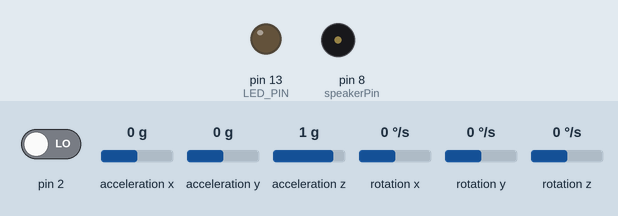
This sketch was run on a simulated Arduino Uno, built with avr-gcc and run on an emulated ATmega328P. Shown: output pins drawn as LEDs (lit = HIGH), buzzer (waves = sounding). Dashed ring = blinking. The test bench sets the inputs (shaded band); at power-on: pin 2 LOW, acceleration x 0 g, acceleration y 0 g, acceleration z 1 g, rotation x 0 °/s, rotation y 0 °/s, rotation z 0 °/s. The sensor or clock chip raises its interrupt line as the real part does; what the sketch prints to the serial monitor is not drawn.

Above: at 0.1 s.
At 0.69 s:
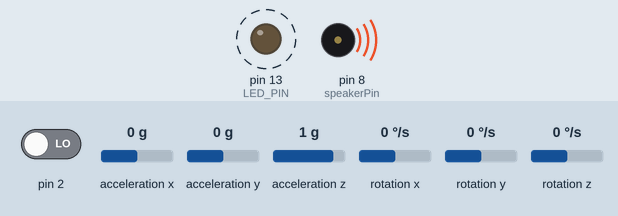
Timing chart, 0 to 3.5 s (numbered marks = the images above):
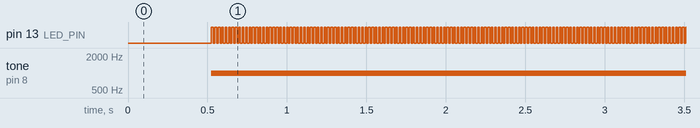

Measured:
- by itself, pin 13 (LED_PIN): alternates HIGH for 0.01 s and LOW for 0.01 s
- by itself, tone on pin 8 (speakerPin): silent → 1000 Hz at 0.53 s

The sketch:

exercise_13.ino
```cpp
#include "I2Cdev.h"
#include "MPU6050_6Axis_MotionApps20.h"
#include "Wire.h"

MPU6050 mpu;

int LED_PIN  = 13;
int speakerPin = 8;
int hertz;
bool blinkState = false;

// MPU control/status vars
bool dmpReady = false;  // set true if DMP init was successful
uint8_t mpuIntStatus;   // holds actual interrupt status byte from MPU
uint8_t devStatus;      // return status after each device operation (0 = success, !0 = error)
uint16_t packetSize;    // expected DMP packet size (default is 42 bytes)
uint16_t fifoCount;     // count of all bytes currently in FIFO
uint8_t fifoBuffer[64]; // FIFO storage buffer

// orientation/motion vars
Quaternion q;           // [w, x, y, z]         quaternion container
VectorFloat gravity;    // [x, y, z]            gravity vector
float ypr[3];           // [yaw, pitch, roll]   yaw/pitch/roll container and gravity vector

// ================================================================
// ===               INTERRUPT DETECTION ROUTINE                ===
// ================================================================

volatile bool mpuInterrupt = false;     // indicates whether MPU interrupt pin has gone high
void dmpDataReady() {
    mpuInterrupt = true;
}


// ================================================================
// ===                      INITIAL SETUP                       ===
// ================================================================

void setup() {
    pinMode(speakerPin, OUTPUT);

    Wire.begin();

    Serial.begin(115200);
    while (!Serial); // wait for Leonardo enumeration, others continue immediately

    // initialize device
    Serial.println("Initializing I2C devices...");
    mpu.initialize();

    // verify connection
    Serial.println("Testing device connections...");
    Serial.println(mpu.testConnection() ? "MPU6050 connection successful" : "MPU6050 connection failed");

    // load and configure the DMP
    Serial.println("Initializing DMP...");
    devStatus = mpu.dmpInitialize();

    // supply your own gyro offsets here
    Serial.println("setting offsets");
    mpu.setXAccelOffset(1463); // alter this offset for your accelerometer X
    mpu.setYAccelOffset(-177); // alter this offset for your accelerometer Y
    mpu.setZAccelOffset(1693);  // alter this offset for your accelerometer Z
    mpu.setXGyroOffset(97);   // alter this offset for your gyroscoop X
    mpu.setYGyroOffset(26);   // alter this offset for your gyroscoop Y
    mpu.setZGyroOffset(2);    // alter this offset for your gyroscoop Z


    // make sure it worked (returns 0 if so)
    if (devStatus == 0) {
        // turn on the DMP, now that it's ready
        Serial.println("Enabling DMP...");
        mpu.setDMPEnabled(true);

        // enable Arduino interrupt detection
        Serial.println("Enabling interrupt detection (Arduino external interrupt 0)...");
        attachInterrupt(0, dmpDataReady, RISING);
        mpuIntStatus = mpu.getIntStatus();

        // set our DMP Ready flag so the main loop() function knows it's okay to use it
        Serial.println(F("DMP ready! Waiting for first interrupt..."));
        dmpReady = true;

        // get expected DMP packet size for later comparison
        packetSize = mpu.dmpGetFIFOPacketSize();
    } else {
        // ERROR!
        // 1 = initial memory load failed
        // 2 = DMP configuration updates failed
        // (if it's going to break, usually the code will be 1)
        Serial.print("DMP Initialization failed (code ");
        Serial.print(devStatus);
        Serial.println(")");
    }

    // configure LED for output
    pinMode(LED_PIN, OUTPUT);
}


// ================================================================
// ===                    MAIN PROGRAM LOOP                     ===
// ================================================================

void loop() {
    // if programming failed, don't try to do anything
    if (!dmpReady) return;

    // wait for MPU interrupt or extra packet(s) available
    while (!mpuInterrupt && fifoCount < packetSize) {
        // other program behavior stuff here
        // .
        // .
        // .
        // if you are really paranoid you can frequently test in between other
        // stuff to see if mpuInterrupt is true, and if so, "break;" from the
        // while() loop to immediately process the MPU data
        // .
        // .
        // .
    }

    // reset interrupt flag and get INT_STATUS byte
    mpuInterrupt = false;
    mpuIntStatus = mpu.getIntStatus();

    // get current FIFO count
    fifoCount = mpu.getFIFOCount();

    // check for overflow (this should never happen unless our code is too inefficient)
    if ((mpuIntStatus & 0x10) || fifoCount == 1024) {
        // reset so we can continue cleanly
        mpu.resetFIFO();
        Serial.println("FIFO overflow!");

    // otherwise, check for DMP data ready interrupt (this should happen frequently)
    } else if (mpuIntStatus & 0x02) {
        // wait for correct available data length, should be a VERY short wait
        while (fifoCount < packetSize)
          fifoCount = mpu.getFIFOCount();
        mpu.getFIFOBytes(fifoBuffer, packetSize);
        fifoCount -= packetSize;


        // display Yaw, Pitch, Roll angles in degrees
        mpu.dmpGetQuaternion(&q, fifoBuffer);
        mpu.dmpGetGravity(&gravity, &q);
        mpu.dmpGetYawPitchRoll(ypr, &q, &gravity);
        Serial.print("ypr\t");
        Serial.print(ypr[0] * 180/M_PI);
        Serial.print("\t");
        Serial.print(ypr[1] * 180/M_PI);
        Serial.print("\t");
        Serial.println(ypr[2] * 180/M_PI);


        // blink LED to indicate activity
        blinkState = !blinkState;
        digitalWrite(LED_PIN, blinkState);
    }

    hertz = 200;
    if(ypr[1] * 180/M_PI >= -2 && ypr[1] * 180/M_PI <= 2) {
      if(ypr[2] * 180/M_PI >= -2 && ypr[2] * 180/M_PI <= 2) {
          hertz = 100;
          if(ypr[1] * 180/M_PI >= -1 && ypr[1] * 180/M_PI <= 1) {
            if(ypr[2] * 180/M_PI >= -1 && ypr[2] * 180/M_PI <= 1) {
            hertz = 1000;
            }
          }
       }
    }
    tone(speakerPin, hertz, 200);
}
```
